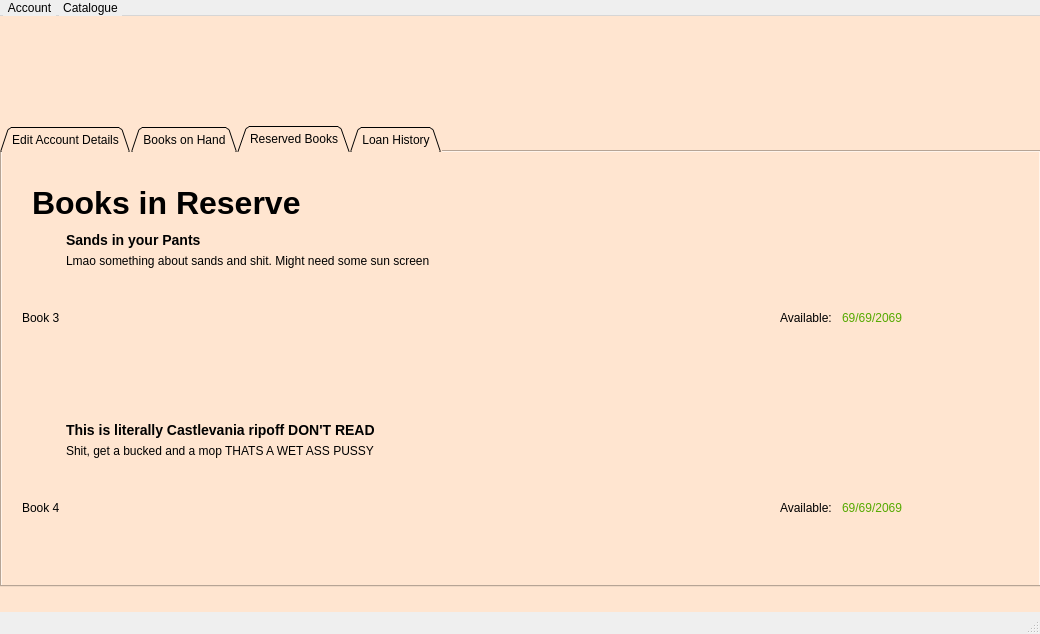
<?xml version="1.0" encoding="UTF-8"?>
<ui version="4.0">
 <class>memberAccountView</class>
 <widget class="QMainWindow" name="memberAccountView">
  <property name="geometry">
   <rect>
    <x>0</x>
    <y>0</y>
    <width>1040</width>
    <height>634</height>
   </rect>
  </property>
  <property name="windowTitle">
   <string>MainWindow</string>
  </property>
  <property name="styleSheet">
   <string notr="true">QMenuBar {
    background-color: qlineargradient(x1:0, y1:0, x2:0, y2:1,
                                      stop:0 lightgray, stop:1 darkgray);
    spacing: 3px; /* spacing between menu bar items */
}

QMenuBar::item {
    padding: 1px 4px;
    background: transparent;
    border-radius: 4px;
}

QMenuBar::item:selected { /* when selected using mouse or keyboard */
    background: #a8a8a8;
}

QMenuBar::item:pressed {
    background: #888888;
}</string>
  </property>
  <widget class="QWidget" name="centralwidget">
   <property name="styleSheet">
    <string notr="true">QWidget{
	background: #FFE5D0;
}</string>
   </property>
   <widget class="QLabel" name="logoImage">
    <property name="geometry">
     <rect>
      <x>30</x>
      <y>20</y>
      <width>441</width>
      <height>61</height>
     </rect>
    </property>
    <property name="text">
     <string/>
    </property>
    <property name="pixmap">
     <pixmap resource="resources.qrc">:/resources/images/bblLogo.png</pixmap>
    </property>
   </widget>
   <widget class="QTabWidget" name="tabWidget">
    <property name="geometry">
     <rect>
      <x>0</x>
      <y>110</y>
      <width>1041</width>
      <height>461</height>
     </rect>
    </property>
    <property name="tabShape">
     <enum>QTabWidget::Triangular</enum>
    </property>
    <property name="currentIndex">
     <number>2</number>
    </property>
    <widget class="QWidget" name="tab">
     <attribute name="title">
      <string>Edit Account Details</string>
     </attribute>
     <widget class="QLabel" name="label">
      <property name="geometry">
       <rect>
        <x>30</x>
        <y>20</y>
        <width>601</width>
        <height>61</height>
       </rect>
      </property>
      <property name="styleSheet">
       <string notr="true">QLabel{
	font-weight: bold;
	font-size: 32px;
}</string>
      </property>
      <property name="text">
       <string>User #20013896</string>
      </property>
     </widget>
     <widget class="QWidget" name="verticalLayoutWidget">
      <property name="geometry">
       <rect>
        <x>30</x>
        <y>80</y>
        <width>871</width>
        <height>81</height>
       </rect>
      </property>
      <layout class="QVBoxLayout" name="verticalLayout">
       <item>
        <widget class="QLabel" name="label_6">
         <property name="sizePolicy">
          <sizepolicy hsizetype="Preferred" vsizetype="Fixed">
           <horstretch>0</horstretch>
           <verstretch>0</verstretch>
          </sizepolicy>
         </property>
         <property name="styleSheet">
          <string notr="true">QLabel{
	font-weight: bold;
	font-size: 14px;

}</string>
         </property>
         <property name="text">
          <string>Log-in Details</string>
         </property>
        </widget>
       </item>
       <item>
        <layout class="QFormLayout" name="formLayout">
         <item row="0" column="0">
          <widget class="QLabel" name="label_4">
           <property name="text">
            <string>Username</string>
           </property>
          </widget>
         </item>
         <item row="0" column="1">
          <widget class="QLineEdit" name="lineEdit"/>
         </item>
         <item row="1" column="0">
          <widget class="QLabel" name="label_5">
           <property name="text">
            <string>Password</string>
           </property>
          </widget>
         </item>
         <item row="1" column="1">
          <widget class="QLineEdit" name="lineEdit_2"/>
         </item>
        </layout>
       </item>
      </layout>
     </widget>
     <widget class="QWidget" name="verticalLayoutWidget_2">
      <property name="geometry">
       <rect>
        <x>30</x>
        <y>170</y>
        <width>871</width>
        <height>106</height>
       </rect>
      </property>
      <layout class="QVBoxLayout" name="verticalLayout_2">
       <item>
        <widget class="QLabel" name="label_12">
         <property name="sizePolicy">
          <sizepolicy hsizetype="Preferred" vsizetype="Fixed">
           <horstretch>0</horstretch>
           <verstretch>0</verstretch>
          </sizepolicy>
         </property>
         <property name="styleSheet">
          <string notr="true">QLabel{
	font-weight: bold;
	font-size: 14px;

}</string>
         </property>
         <property name="text">
          <string>First name &amp; Last Name</string>
         </property>
        </widget>
       </item>
       <item>
        <layout class="QFormLayout" name="formLayout_4">
         <item row="0" column="0">
          <widget class="QLabel" name="label_13">
           <property name="text">
            <string>First Name</string>
           </property>
          </widget>
         </item>
         <item row="0" column="1">
          <widget class="QLineEdit" name="lineEdit_7"/>
         </item>
         <item row="1" column="0">
          <widget class="QLabel" name="label_14">
           <property name="text">
            <string>Last name</string>
           </property>
          </widget>
         </item>
         <item row="1" column="1">
          <widget class="QLineEdit" name="lineEdit_8"/>
         </item>
         <item row="2" column="0">
          <widget class="QLabel" name="label_25">
           <property name="text">
            <string>Date of Birth</string>
           </property>
          </widget>
         </item>
         <item row="2" column="1">
          <widget class="QDateEdit" name="dateEdit"/>
         </item>
        </layout>
       </item>
      </layout>
     </widget>
     <widget class="QWidget" name="verticalLayoutWidget_3">
      <property name="geometry">
       <rect>
        <x>30</x>
        <y>280</y>
        <width>871</width>
        <height>61</height>
       </rect>
      </property>
      <layout class="QVBoxLayout" name="verticalLayout_3">
       <item>
        <widget class="QLabel" name="label_15">
         <property name="sizePolicy">
          <sizepolicy hsizetype="Preferred" vsizetype="Fixed">
           <horstretch>0</horstretch>
           <verstretch>0</verstretch>
          </sizepolicy>
         </property>
         <property name="styleSheet">
          <string notr="true">QLabel{
	font-weight: bold;
	font-size: 14px;

}</string>
         </property>
         <property name="text">
          <string>Email</string>
         </property>
        </widget>
       </item>
       <item>
        <layout class="QFormLayout" name="formLayout_5">
         <property name="horizontalSpacing">
          <number>30</number>
         </property>
         <item row="0" column="0">
          <widget class="QLabel" name="label_16">
           <property name="enabled">
            <bool>true</bool>
           </property>
           <property name="sizePolicy">
            <sizepolicy hsizetype="Preferred" vsizetype="Preferred">
             <horstretch>124</horstretch>
             <verstretch>0</verstretch>
            </sizepolicy>
           </property>
           <property name="minimumSize">
            <size>
             <width>36</width>
             <height>0</height>
            </size>
           </property>
           <property name="text">
            <string>email</string>
           </property>
          </widget>
         </item>
         <item row="0" column="1">
          <widget class="QLineEdit" name="lineEdit_9">
           <property name="sizePolicy">
            <sizepolicy hsizetype="Preferred" vsizetype="Fixed">
             <horstretch>0</horstretch>
             <verstretch>0</verstretch>
            </sizepolicy>
           </property>
          </widget>
         </item>
        </layout>
       </item>
      </layout>
     </widget>
     <widget class="QPushButton" name="pushButton">
      <property name="geometry">
       <rect>
        <x>310</x>
        <y>360</y>
        <width>281</width>
        <height>61</height>
       </rect>
      </property>
      <property name="text">
       <string>DONE</string>
      </property>
     </widget>
    </widget>
    <widget class="QWidget" name="tab_2">
     <attribute name="title">
      <string>Books on Hand</string>
     </attribute>
     <widget class="QLabel" name="label_2">
      <property name="geometry">
       <rect>
        <x>30</x>
        <y>20</y>
        <width>271</width>
        <height>61</height>
       </rect>
      </property>
      <property name="styleSheet">
       <string notr="true">QLabel{
	font-weight: bold;
	font-size: 32px;
}</string>
      </property>
      <property name="text">
       <string>Books You Have</string>
      </property>
     </widget>
     <widget class="QScrollArea" name="scrollArea">
      <property name="geometry">
       <rect>
        <x>0</x>
        <y>90</y>
        <width>1031</width>
        <height>351</height>
       </rect>
      </property>
      <property name="widgetResizable">
       <bool>true</bool>
      </property>
      <widget class="QWidget" name="scrollAreaWidgetContents">
       <property name="geometry">
        <rect>
         <x>0</x>
         <y>0</y>
         <width>1012</width>
         <height>818</height>
        </rect>
       </property>
       <layout class="QVBoxLayout" name="verticalLayout_5">
        <item>
         <widget class="QFrame" name="frame">
          <property name="minimumSize">
           <size>
            <width>0</width>
            <height>800</height>
           </size>
          </property>
          <property name="frameShape">
           <enum>QFrame::StyledPanel</enum>
          </property>
          <property name="frameShadow">
           <enum>QFrame::Raised</enum>
          </property>
          <widget class="QWidget" name="horizontalLayoutWidget_2">
           <property name="geometry">
            <rect>
             <x>0</x>
             <y>10</y>
             <width>951</width>
             <height>171</height>
            </rect>
           </property>
           <layout class="QHBoxLayout" name="book_1">
            <item>
             <widget class="QLabel" name="img_2">
              <property name="text">
               <string>Book 1</string>
              </property>
             </widget>
            </item>
            <item>
             <layout class="QVBoxLayout" name="verticalLayout_4">
              <item>
               <widget class="QLabel" name="label_17">
                <property name="styleSheet">
                 <string notr="true">QLabel {
	font-weight:bold;
	font-size: 14px;

	
}</string>
                </property>
                <property name="text">
                 <string>50 Shades of Swag</string>
                </property>
               </widget>
              </item>
              <item>
               <widget class="QLabel" name="label_7">
                <property name="text">
                 <string>The FitnessGram™ Pacer Test is a multistage aerobic capacity test that progressively 
gets more difficult as it continues. 
The second time you fail to complete a lap before the sound, 
your test is over. The test will begin on the word start. On your mark, get ready, start.
</string>
                </property>
               </widget>
              </item>
              <item>
               <spacer name="verticalSpacer">
                <property name="orientation">
                 <enum>Qt::Vertical</enum>
                </property>
                <property name="sizeHint" stdset="0">
                 <size>
                  <width>20</width>
                  <height>40</height>
                 </size>
                </property>
               </spacer>
              </item>
              <item>
               <layout class="QHBoxLayout" name="horizontalLayout_3">
                <item>
                 <widget class="QLabel" name="label_8">
                  <property name="text">
                   <string>Status:</string>
                  </property>
                 </widget>
                </item>
                <item>
                 <widget class="QLabel" name="label_9">
                  <property name="styleSheet">
                   <string notr="true">QLabel{
	color: rgb(85, 170, 0);
}</string>
                  </property>
                  <property name="text">
                   <string>12 Days</string>
                  </property>
                 </widget>
                </item>
                <item>
                 <spacer name="horizontalSpacer">
                  <property name="orientation">
                   <enum>Qt::Horizontal</enum>
                  </property>
                  <property name="sizeHint" stdset="0">
                   <size>
                    <width>40</width>
                    <height>20</height>
                   </size>
                  </property>
                 </spacer>
                </item>
               </layout>
              </item>
             </layout>
            </item>
            <item>
             <layout class="QHBoxLayout" name="horizontalLayout_7">
              <item>
               <spacer name="horizontalSpacer_4">
                <property name="orientation">
                 <enum>Qt::Horizontal</enum>
                </property>
                <property name="sizeHint" stdset="0">
                 <size>
                  <width>40</width>
                  <height>20</height>
                 </size>
                </property>
               </spacer>
              </item>
              <item>
               <widget class="QPushButton" name="pushButton_2">
                <property name="styleSheet">
                 <string notr="true">QPushButton{
	background-color:rgb(85, 170, 0);
	font-weight: bold;
	color: rgb(0, 85, 0);
}</string>
                </property>
                <property name="text">
                 <string>READ</string>
                </property>
               </widget>
              </item>
              <item>
               <widget class="QPushButton" name="pushButton_3">
                <property name="styleSheet">
                 <string notr="true">QPushButton{
	background-color: rgb(255, 0, 0);
	color: rgb(170, 0, 0);
	font-weight: bold;
}</string>
                </property>
                <property name="text">
                 <string>RESERVE</string>
                </property>
               </widget>
              </item>
             </layout>
            </item>
           </layout>
          </widget>
          <widget class="QWidget" name="horizontalLayoutWidget_3">
           <property name="geometry">
            <rect>
             <x>0</x>
             <y>190</y>
             <width>951</width>
             <height>171</height>
            </rect>
           </property>
           <layout class="QHBoxLayout" name="book_2">
            <item>
             <widget class="QLabel" name="img_3">
              <property name="text">
               <string>Book 1</string>
              </property>
             </widget>
            </item>
            <item>
             <layout class="QVBoxLayout" name="verticalLayout_6">
              <item>
               <widget class="QLabel" name="label_18">
                <property name="styleSheet">
                 <string notr="true">QLabel {
	font-weight:bold;
	font-size: 14px;

	
}</string>
                </property>
                <property name="text">
                 <string>50 Shades of Swag</string>
                </property>
               </widget>
              </item>
              <item>
               <widget class="QLabel" name="label_10">
                <property name="text">
                 <string>The FitnessGram™ Pacer Test is a multistage aerobic capacity test that progressively 
gets more difficult as it continues. 
The second time you fail to complete a lap before the sound, 
your test is over. The test will begin on the word start. On your mark, get ready, start.
</string>
                </property>
               </widget>
              </item>
              <item>
               <spacer name="verticalSpacer_2">
                <property name="orientation">
                 <enum>Qt::Vertical</enum>
                </property>
                <property name="sizeHint" stdset="0">
                 <size>
                  <width>20</width>
                  <height>40</height>
                 </size>
                </property>
               </spacer>
              </item>
              <item>
               <layout class="QHBoxLayout" name="horizontalLayout_4">
                <item>
                 <widget class="QLabel" name="label_11">
                  <property name="text">
                   <string>Status:</string>
                  </property>
                 </widget>
                </item>
                <item>
                 <widget class="QLabel" name="label_19">
                  <property name="styleSheet">
                   <string notr="true">QLabel{
	color: rgb(85, 170, 0);
}</string>
                  </property>
                  <property name="text">
                   <string>12 Days</string>
                  </property>
                 </widget>
                </item>
                <item>
                 <spacer name="horizontalSpacer_2">
                  <property name="orientation">
                   <enum>Qt::Horizontal</enum>
                  </property>
                  <property name="sizeHint" stdset="0">
                   <size>
                    <width>40</width>
                    <height>20</height>
                   </size>
                  </property>
                 </spacer>
                </item>
               </layout>
              </item>
             </layout>
            </item>
            <item>
             <layout class="QHBoxLayout" name="horizontalLayout_8">
              <item>
               <spacer name="horizontalSpacer_5">
                <property name="orientation">
                 <enum>Qt::Horizontal</enum>
                </property>
                <property name="sizeHint" stdset="0">
                 <size>
                  <width>40</width>
                  <height>20</height>
                 </size>
                </property>
               </spacer>
              </item>
              <item>
               <widget class="QPushButton" name="pushButton_4">
                <property name="styleSheet">
                 <string notr="true">QPushButton{
	background-color:rgb(85, 170, 0);
	font-weight: bold;
	color: rgb(0, 85, 0);
}</string>
                </property>
                <property name="text">
                 <string>READ</string>
                </property>
               </widget>
              </item>
              <item>
               <widget class="QPushButton" name="pushButton_5">
                <property name="styleSheet">
                 <string notr="true">QPushButton{
	background-color: rgb(255, 0, 0);
	color: rgb(170, 0, 0);
	font-weight: bold;
}</string>
                </property>
                <property name="text">
                 <string>RESERVE</string>
                </property>
               </widget>
              </item>
             </layout>
            </item>
           </layout>
          </widget>
         </widget>
        </item>
       </layout>
      </widget>
     </widget>
    </widget>
    <widget class="QWidget" name="tab_3">
     <attribute name="title">
      <string>Reserved Books</string>
     </attribute>
     <widget class="QLabel" name="label_3">
      <property name="geometry">
       <rect>
        <x>30</x>
        <y>20</y>
        <width>311</width>
        <height>61</height>
       </rect>
      </property>
      <property name="styleSheet">
       <string notr="true">QLabel{
	font-weight: bold;
	font-size: 32px;
}</string>
      </property>
      <property name="text">
       <string>Books in Reserve</string>
      </property>
     </widget>
     <widget class="QWidget" name="horizontalLayoutWidget_5">
      <property name="geometry">
       <rect>
        <x>20</x>
        <y>80</y>
        <width>881</width>
        <height>171</height>
       </rect>
      </property>
      <layout class="QHBoxLayout" name="horizontalLayout_9">
       <item>
        <widget class="QLabel" name="img_4">
         <property name="text">
          <string>Book 3</string>
         </property>
        </widget>
       </item>
       <item>
        <layout class="QVBoxLayout" name="verticalLayout_7">
         <item>
          <widget class="QLabel" name="label_26">
           <property name="styleSheet">
            <string notr="true">QLabel {
	font-weight:bold;
	font-size: 14px;

	
}</string>
           </property>
           <property name="text">
            <string>Sands in your Pants</string>
           </property>
          </widget>
         </item>
         <item>
          <widget class="QLabel" name="label_27">
           <property name="text">
            <string>Lmao something about sands and shit. Might need some sun screen </string>
           </property>
          </widget>
         </item>
         <item>
          <spacer name="verticalSpacer_4">
           <property name="orientation">
            <enum>Qt::Vertical</enum>
           </property>
           <property name="sizeHint" stdset="0">
            <size>
             <width>20</width>
             <height>40</height>
            </size>
           </property>
          </spacer>
         </item>
        </layout>
       </item>
       <item>
        <spacer name="horizontalSpacer_6">
         <property name="orientation">
          <enum>Qt::Horizontal</enum>
         </property>
         <property name="sizeHint" stdset="0">
          <size>
           <width>40</width>
           <height>20</height>
          </size>
         </property>
        </spacer>
       </item>
       <item>
        <layout class="QHBoxLayout" name="horizontalLayout_10">
         <item>
          <widget class="QLabel" name="label_28">
           <property name="text">
            <string>Available: </string>
           </property>
          </widget>
         </item>
         <item>
          <widget class="QLabel" name="label_29">
           <property name="styleSheet">
            <string notr="true">QLabel{
	color: rgb(85, 170, 0);
}</string>
           </property>
           <property name="text">
            <string>69/69/2069</string>
           </property>
          </widget>
         </item>
        </layout>
       </item>
      </layout>
     </widget>
     <widget class="QWidget" name="horizontalLayoutWidget_6">
      <property name="geometry">
       <rect>
        <x>20</x>
        <y>270</y>
        <width>881</width>
        <height>171</height>
       </rect>
      </property>
      <layout class="QHBoxLayout" name="horizontalLayout_11">
       <item>
        <widget class="QLabel" name="img_5">
         <property name="text">
          <string>Book 4</string>
         </property>
        </widget>
       </item>
       <item>
        <layout class="QVBoxLayout" name="verticalLayout_8">
         <item>
          <widget class="QLabel" name="label_30">
           <property name="styleSheet">
            <string notr="true">QLabel {
	font-weight:bold;
	font-size: 14px;

	
}</string>
           </property>
           <property name="text">
            <string>This is literally Castlevania ripoff DON'T READ</string>
           </property>
          </widget>
         </item>
         <item>
          <widget class="QLabel" name="label_31">
           <property name="text">
            <string>Shit, get a bucked and a mop THATS A WET ASS PUSSY</string>
           </property>
          </widget>
         </item>
         <item>
          <spacer name="verticalSpacer_5">
           <property name="orientation">
            <enum>Qt::Vertical</enum>
           </property>
           <property name="sizeHint" stdset="0">
            <size>
             <width>20</width>
             <height>40</height>
            </size>
           </property>
          </spacer>
         </item>
        </layout>
       </item>
       <item>
        <spacer name="horizontalSpacer_7">
         <property name="orientation">
          <enum>Qt::Horizontal</enum>
         </property>
         <property name="sizeHint" stdset="0">
          <size>
           <width>40</width>
           <height>20</height>
          </size>
         </property>
        </spacer>
       </item>
       <item>
        <layout class="QHBoxLayout" name="horizontalLayout_12">
         <item>
          <widget class="QLabel" name="label_32">
           <property name="text">
            <string>Available: </string>
           </property>
          </widget>
         </item>
         <item>
          <widget class="QLabel" name="label_33">
           <property name="styleSheet">
            <string notr="true">QLabel{
	color: rgb(85, 170, 0);
}</string>
           </property>
           <property name="text">
            <string>69/69/2069</string>
           </property>
          </widget>
         </item>
        </layout>
       </item>
      </layout>
     </widget>
    </widget>
    <widget class="QWidget" name="tab_4">
     <attribute name="title">
      <string>Loan History</string>
     </attribute>
     <widget class="QLabel" name="label_24">
      <property name="geometry">
       <rect>
        <x>30</x>
        <y>20</y>
        <width>311</width>
        <height>61</height>
       </rect>
      </property>
      <property name="styleSheet">
       <string notr="true">QLabel{
	font-weight: bold;
	font-size: 32px;
}</string>
      </property>
      <property name="text">
       <string>Loan History</string>
      </property>
     </widget>
     <widget class="QWidget" name="horizontalLayoutWidget_7">
      <property name="geometry">
       <rect>
        <x>20</x>
        <y>80</y>
        <width>881</width>
        <height>171</height>
       </rect>
      </property>
      <layout class="QHBoxLayout" name="horizontalLayout_13">
       <item>
        <widget class="QLabel" name="img_6">
         <property name="text">
          <string>Book 5</string>
         </property>
        </widget>
       </item>
       <item>
        <layout class="QVBoxLayout" name="verticalLayout_9">
         <item>
          <widget class="QLabel" name="label_34">
           <property name="styleSheet">
            <string notr="true">QLabel {
	font-weight:bold;
	font-size: 14px;

	
}</string>
           </property>
           <property name="text">
            <string>Sex but with words</string>
           </property>
          </widget>
         </item>
         <item>
          <widget class="QLabel" name="label_35">
           <property name="text">
            <string>Get a therapist.</string>
           </property>
          </widget>
         </item>
         <item>
          <spacer name="verticalSpacer_6">
           <property name="orientation">
            <enum>Qt::Vertical</enum>
           </property>
           <property name="sizeHint" stdset="0">
            <size>
             <width>20</width>
             <height>40</height>
            </size>
           </property>
          </spacer>
         </item>
        </layout>
       </item>
       <item>
        <spacer name="horizontalSpacer_8">
         <property name="orientation">
          <enum>Qt::Horizontal</enum>
         </property>
         <property name="sizeHint" stdset="0">
          <size>
           <width>40</width>
           <height>20</height>
          </size>
         </property>
        </spacer>
       </item>
       <item>
        <layout class="QHBoxLayout" name="horizontalLayout_14">
         <item>
          <widget class="QLabel" name="label_36">
           <property name="text">
            <string>Borrowed at: </string>
           </property>
          </widget>
         </item>
         <item>
          <widget class="QLabel" name="label_37">
           <property name="styleSheet">
            <string notr="true">QLabel{
	color: rgb(255, 0, 0);
}</string>
           </property>
           <property name="text">
            <string>1/23/4567</string>
           </property>
          </widget>
         </item>
        </layout>
       </item>
      </layout>
     </widget>
    </widget>
   </widget>
  </widget>
  <widget class="QMenuBar" name="menubar">
   <property name="geometry">
    <rect>
     <x>0</x>
     <y>0</y>
     <width>1040</width>
     <height>18</height>
    </rect>
   </property>
   <widget class="QMenu" name="menuAccount">
    <property name="title">
     <string>Account</string>
    </property>
    <addaction name="actionSign_Out"/>
   </widget>
   <widget class="QMenu" name="menuCatalogue">
    <property name="title">
     <string>Catalogue</string>
    </property>
    <addaction name="actionView_Catalogue"/>
   </widget>
   <addaction name="menuAccount"/>
   <addaction name="menuCatalogue"/>
  </widget>
  <widget class="QStatusBar" name="statusbar"/>
  <action name="actionView_Catalogue">
   <property name="text">
    <string>View Catalogue</string>
   </property>
  </action>
  <action name="actionSign_Out">
   <property name="text">
    <string>Sign-Out</string>
   </property>
  </action>
 </widget>
 <resources>
  <include location="resources.qrc"/>
 </resources>
 <connections/>
</ui>
